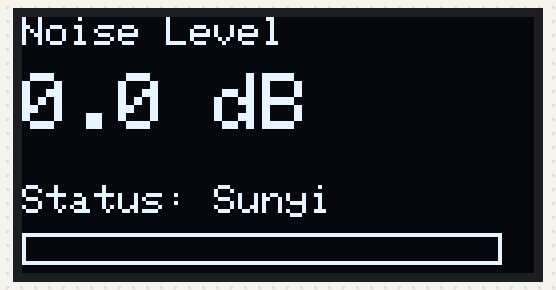
The sketch below on a simulated ESP32. Shown: 128×64 one-colour display. WiFi joins after 1.5 s; servers stay silent unless stated; I2S audio is not simulated (input reads silence); uploads are accepted with an empty reply; what the sketch prints to the serial monitor is not drawn.

Above: at 2.7 s.

The sketch:

sketch_may10a.ino
```cpp
#include <driver/i2s.h>
#include <Wire.h>
#include <Adafruit_GFX.h>
#include <Adafruit_SSD1306.h>
#include <math.h>

#include <WiFi.h>
#include <HTTPClient.h>

// ================= OLED =================
#define SCREEN_WIDTH 128
#define SCREEN_HEIGHT 64

Adafruit_SSD1306 display(SCREEN_WIDTH, SCREEN_HEIGHT, &Wire, -1);

// ================= PIN INMP441 =================
#define I2S_WS   15
#define I2S_SD   32
#define I2S_SCK  14

#define I2S_PORT I2S_NUM_0

// ================= WIFI =================
const char* ssid = "Fawwaz";
const char* password = "salingberbagi";

String serverName = "http://10.47.245.132/monitoring-kebisingan/simpan.php";

// ================= VARIABLE =================
float dBFiltered = 0;
String status = "";
unsigned long lastSendTime = 0;

// ================= I2S SETUP =================
void setupI2S() {

  const i2s_config_t i2s_config = {
    .mode = (i2s_mode_t)(I2S_MODE_MASTER | I2S_MODE_RX),

    // Sample rate cukup untuk monitoring kebisingan
    .sample_rate = 16000,

    .bits_per_sample = I2S_BITS_PER_SAMPLE_32BIT,

    .channel_format = I2S_CHANNEL_FMT_ONLY_LEFT,

    .communication_format = I2S_COMM_FORMAT_STAND_I2S,

    .intr_alloc_flags = ESP_INTR_FLAG_LEVEL1,

    // Buffer kecil agar lebih responsif
    .dma_buf_count = 4,
    .dma_buf_len = 64,

    .use_apll = false,
    .tx_desc_auto_clear = false,
    .fixed_mclk = 0
  };

  const i2s_pin_config_t pin_config = {
    .bck_io_num = I2S_SCK,
    .ws_io_num = I2S_WS,
    .data_out_num = I2S_PIN_NO_CHANGE,
    .data_in_num = I2S_SD
  };

  i2s_driver_install(I2S_PORT, &i2s_config, 0, NULL);
  i2s_set_pin(I2S_PORT, &pin_config);

  i2s_zero_dma_buffer(I2S_PORT);
}

// ================= SETUP =================
void setup() {

  Serial.begin(115200);

  // ================= WIFI =================
  WiFi.begin(ssid, password);

  Serial.print("Menghubungkan WiFi");

  while (WiFi.status() != WL_CONNECTED) {
    delay(500);
    Serial.print(".");
  }

  Serial.println();
  Serial.println("WiFi Terhubung!");
  Serial.print("IP ESP32 : ");
  Serial.println(WiFi.localIP());

  // OLED
  Wire.begin(21, 22);

  if (!display.begin(SSD1306_SWITCHCAPVCC, 0x3C)) {
    Serial.println("OLED gagal");
    while (true);
  }

  display.clearDisplay();
  display.display();

  setupI2S();

  // Splash Screen
  display.setTextSize(1);
  display.setTextColor(WHITE);
  display.setCursor(10, 25);
  display.println("Noise Monitoring");
  display.display();

  delay(1000);
}

// ================= LOOP =================
void loop() {

  int32_t samples[256];
  size_t bytesRead;

  i2s_read(
    I2S_PORT,
    &samples,
    sizeof(samples),
    &bytesRead,
    portMAX_DELAY
  );

  int sampleCount = bytesRead / sizeof(int32_t);

  double sum = 0;

  // ================= RMS =================
  for (int i = 0; i < sampleCount; i++) {

    float sample = samples[i] >> 8;

    sample = (sample / 8388608.0) * 4.0;

    sum += sample * sample;
  }

  float rms = sqrt(sum / sampleCount);

  // ================= HITUNG dB =================
  float dB = 0;

  if (rms > 0.00005) {

    dB = 20 * log10(rms / 0.00002);

    // Kalibrasi awal
    dB -= 25;

    if (dB < 0)
      dB = 0;
  }

// ================= RESPONSIVE SMOOTHING =================
dBFiltered = (0.4 * dBFiltered) + (0.6 * dB);

// ================= STATUS =================
if (dBFiltered < 45)
{
    status = "Sunyi";
}
else if (dBFiltered <= 55)
{
    status = "Kondusif";
}
else
{
    status = "Bising";
}

// ================= SERIAL MONITOR =================
Serial.print("Noise: ");
Serial.print(dBFiltered, 1);
Serial.print(" dB | Status: ");
Serial.println(status);

// ================= KIRIM KE DATABASE =================
if (millis() - lastSendTime >= 5000)
{
    if (WiFi.status() == WL_CONNECTED)
    {
        HTTPClient http;

        String url =
        "http://10.47.245.132/monitoring-kebisingan/simpan.php?db="
        + String(dBFiltered, 1)
        + "&status=" + status;

        http.begin(url);

        int httpCode = http.GET();

        Serial.print("HTTP Code: ");
        Serial.println(httpCode);

        http.end();
    }

    lastSendTime = millis();
}

  // ================= OLED =================
  display.clearDisplay();

  // Judul
  display.setTextSize(1);
  display.setTextColor(WHITE);
  display.setCursor(0, 0);
  display.println("Noise Level");

  // Nilai dB
  display.setTextSize(2);
  display.setCursor(0, 14);
  display.print(dBFiltered, 1);
  display.println(" dB");

  // ================= STATUS =================
  display.setTextSize(1);
  display.setCursor(0, 42);
  display.println("Status: " + status);

  // ================= BAR =================
  // Fokus pada rentang penelitian 40-60 dB
  int barWidth = map((int)dBFiltered, 40, 60, 0, 120);

  barWidth = constrain(barWidth, 0, 120);

  display.drawRect(0, 54, 120, 8, WHITE);
  display.fillRect(0, 54, barWidth, 8, WHITE);

  display.display();

  delay(20);
}
```
